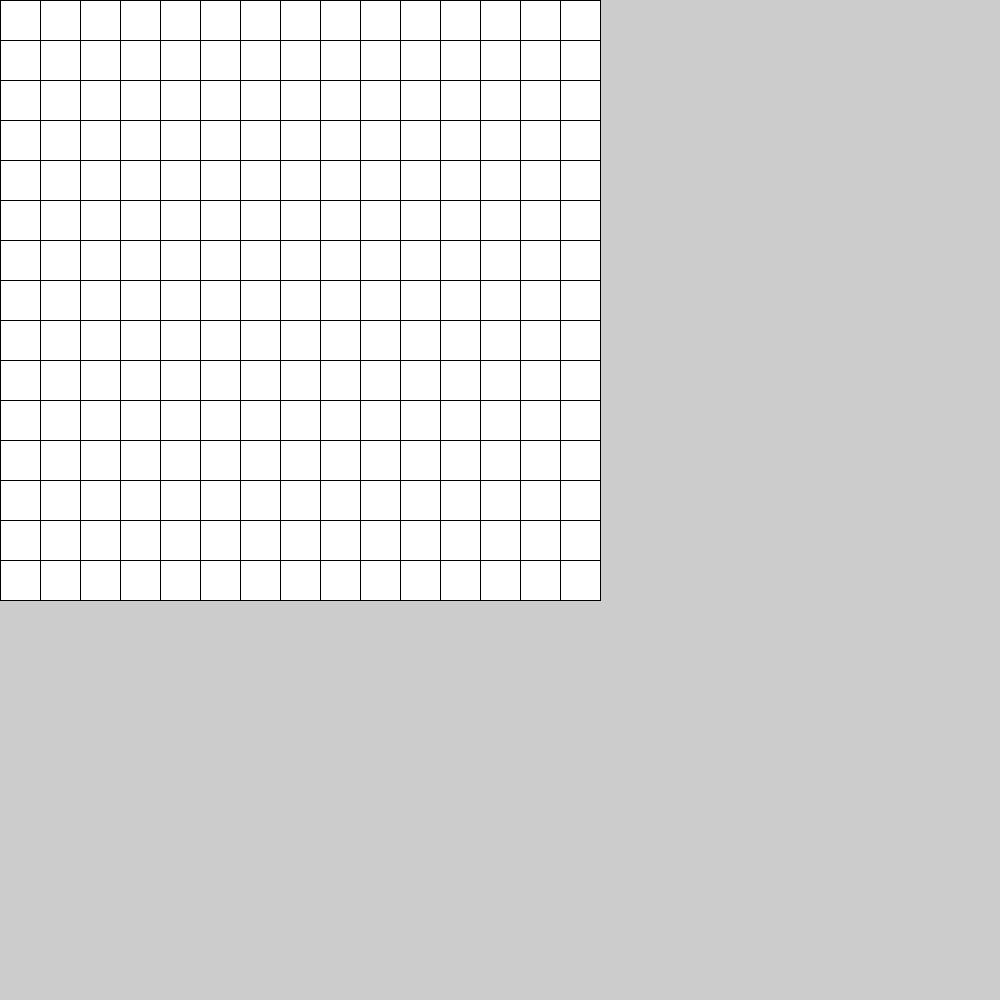
Frame 1 (no input)
Frame 60 (the mouse pressed at the canvas centre just before this capture): identical to frame 1, image omitted
Frame 120 (the mouse held since frame 60 and released just before this capture): identical to frame 1, image omitted

The Processing sketch that drew this single still picture (run headless with seeded random() and noise(); from frame 60 on, the mouse is pressed at the canvas centre):

// Processing sketch: Debugging10
// ── Debugging10.pde
boolean jobsDone = false;

void setup()
{
  size(1000, 1000);
  drawGrid(15, 15, 40);

  if (isJobDone())
  {
    println("Job's done!");
  }
}

void draw() {
}

boolean isJobDone()
{
  return jobsDone;
}


void drawGrid(int numberOfHorizontalCells, int numberOfVerticalCells, int cellSideLength)
{
  for (int x = 0; x < numberOfHorizontalCells; x++)
  {
    for (int y = 0; y < numberOfVerticalCells; y++)
    {

      if (y % 2==1 && x % 2 == 1 ) {

        fill(255);
      }
      rect(x * cellSideLength, y * cellSideLength, cellSideLength, cellSideLength);
    }
  }

  jobsDone = true;
}
